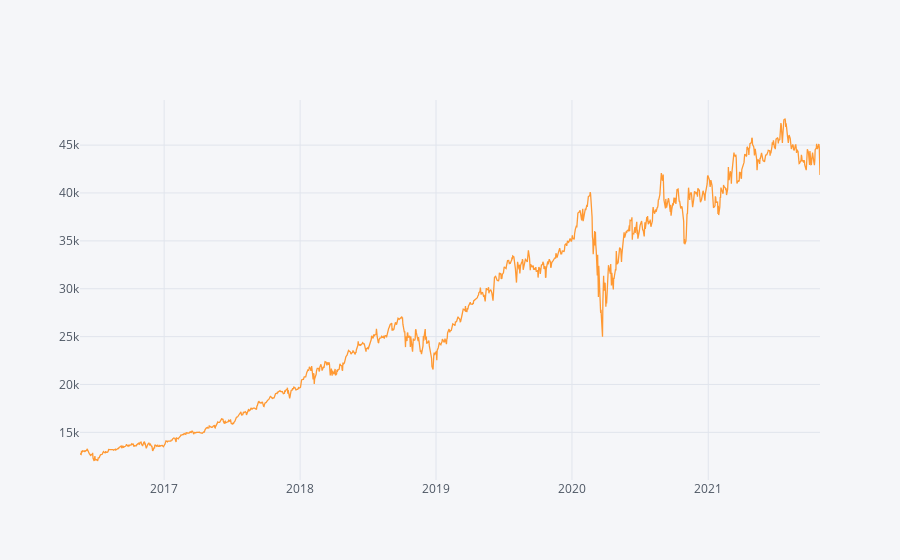
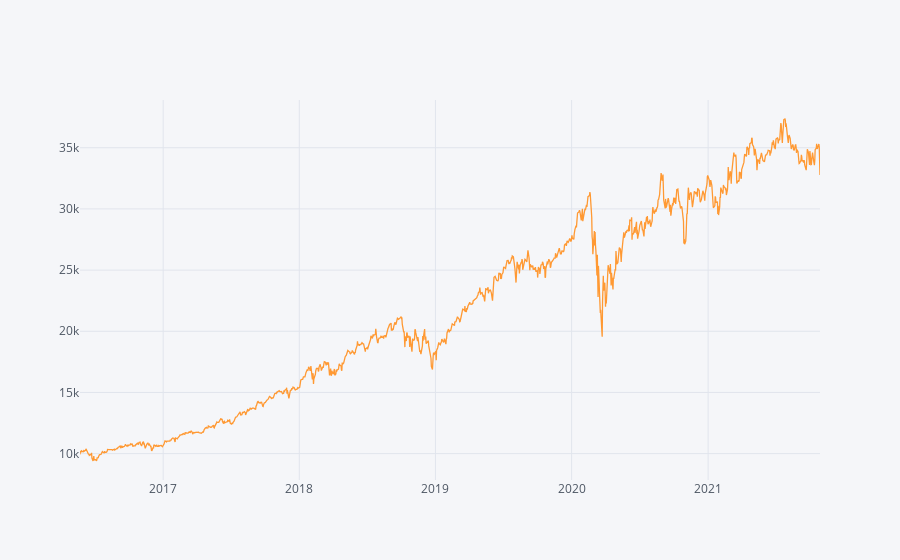

The cell these charts' notebook holds for them, in order:
### Code cell
# Calculate the absolute return, CAGR and IR for your optimized portfolio.
# Calculate the absolute return, CAGR and IR for your candidate algorithmic trading strategy returns above.
absolute_return_tf = (results['SFA_fund_Close'].iloc[-1]-capital)/capital
CAGR_tf = ((results['SFA_fund_Close'].iloc[-1]/capital)**(365/(df.index[-1] - df.index[0]).days))-1
information_ratio_tf = (results.SFA_fund_Close.pct_change().mean() - df_SP500.Close_SP500.pct_change().dropna().mean())/(results.SFA_fund_Close.pct_change().std()*df_SP500.Close_SP500.pct_change().dropna().std())


absolute_return_bh = (results.SFA_fund_Close.iloc[-1]-results.SFA_fund_Open.iloc[0])/results.SFA_fund_Open.iloc[0]
CAGR_bh = ((results.SFA_fund_Close.iloc[-1]/results.SFA_fund_Open.iloc[0])**(365/(df.index[-1] - df.index[0]).days))-1
information_ratio_bh = (results.SFA_fund_Close.pct_change().mean() - df_SP500.Close_SP500.pct_change().dropna().mean())/(results.SFA_fund_Close.pct_change().std()*df_SP500.Close_SP500.pct_change().dropna().std())

SFA=f"""Absolute Return of Our Algorithmic Trading:{absolute_return_tf*100:.2f}%
Absolute Return of Our buy-and-hold Trading :{absolute_return_bh*100:.2f}%
CAGR of Our Algorithmic Trading: {CAGR_tf*100:.2f}%
CAGR of Our buy-and-hold Trading: {CAGR_bh*100:.2f}%
Information Ratio of Our Algorithmic Trading:{information_ratio_tf:.2f}
Information Ratio of Our buy-and-hold Trading:{information_ratio_bh:.2f}
"""

print(SFA)

# Plot the Equity Curve for the above trading strategy using an appropriate starting value.
results.SFA_fund_Close.iplot()

((results.SFA_fund_Close.pct_change().dropna()+1).cumprod()*capital).iplot()

### Figure 1 — Plotly figure (JSON) as saved in the notebook; plotly's stock layout.template omitted (floating-point values rounded to 4 significant figures; data arrays with more than 128 entries replaced by an {"elided": "..."} marker saying what was removed)
{"data": [{"line": {"color": "rgba(255, 153, 51, 1.0)", "dash": "solid", "shape": "linear", "width": 1.3}, "mode": "lines", "name": "SFA_fund_Close", "text": "", "type": "scatter", "x": {"elided": "1371 str values"}, "y": {"elided": "1371 float values"}}], "layout": {"legend": {"bgcolor": "#F5F6F9", "font": {"color": "#4D5663"}}, "paper_bgcolor": "#F5F6F9", "plot_bgcolor": "#F5F6F9", "title": {"font": {"color": "#4D5663"}}, "xaxis": {"gridcolor": "#E1E5ED", "showgrid": true, "tickfont": {"color": "#4D5663"}, "title": {"font": {"color": "#4D5663"}, "text": ""}, "zerolinecolor": "#E1E5ED"}, "yaxis": {"gridcolor": "#E1E5ED", "showgrid": true, "tickfont": {"color": "#4D5663"}, "title": {"font": {"color": "#4D5663"}, "text": ""}, "zerolinecolor": "#E1E5ED"}}}

### Figure 2 — Plotly figure (JSON) as saved in the notebook; plotly's stock layout.template omitted (floating-point values rounded to 4 significant figures; data arrays with more than 128 entries replaced by an {"elided": "..."} marker saying what was removed)
{"data": [{"line": {"color": "rgba(255, 153, 51, 1.0)", "dash": "solid", "shape": "linear", "width": 1.3}, "mode": "lines", "name": "SFA_fund_Close", "text": "", "type": "scatter", "x": {"elided": "1370 str values"}, "y": {"elided": "1370 float values"}}], "layout": {"legend": {"bgcolor": "#F5F6F9", "font": {"color": "#4D5663"}}, "paper_bgcolor": "#F5F6F9", "plot_bgcolor": "#F5F6F9", "title": {"font": {"color": "#4D5663"}}, "xaxis": {"gridcolor": "#E1E5ED", "showgrid": true, "tickfont": {"color": "#4D5663"}, "title": {"font": {"color": "#4D5663"}, "text": ""}, "zerolinecolor": "#E1E5ED"}, "yaxis": {"gridcolor": "#E1E5ED", "showgrid": true, "tickfont": {"color": "#4D5663"}, "title": {"font": {"color": "#4D5663"}, "text": ""}, "zerolinecolor": "#E1E5ED"}}}
